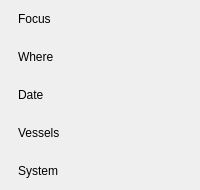
            <widget class="QWidget" name="facts" native="true">
             <property name="showIf" stdset="0">
              <string>isScn</string>
             </property>
             <layout class="QVBoxLayout" name="factsLayout">
              <property name="spacing">
               <number>0</number>
              </property>
              <property name="leftMargin">
               <number>0</number>
              </property>
              <property name="topMargin">
               <number>0</number>
              </property>
              <property name="rightMargin">
               <number>0</number>
              </property>
              <property name="bottomMargin">
               <number>0</number>
              </property>
              <item>
               <widget class="QFrame" name="factFocus">
                <property name="minimumSize">
                 <size>
                  <width>0</width>
                  <height>38</height>
                 </size>
                </property>
                <property name="maximumSize">
                 <size>
                  <width>16777215</width>
                  <height>38</height>
                 </size>
                </property>
                <property name="role" stdset="0">
                 <string>statusRow</string>
                </property>
                <layout class="QHBoxLayout" name="factFocusLayout" stretch="0,0,0,0,1">
                 <property name="spacing">
                  <number>0</number>
                 </property>
                 <property name="leftMargin">
                  <number>0</number>
                 </property>
                 <property name="topMargin">
                  <number>0</number>
                 </property>
                 <property name="rightMargin">
                  <number>0</number>
                 </property>
                 <property name="bottomMargin">
                  <number>0</number>
                 </property>
                 <item>
                  <widget class="QLabel" name="factFocusDot">
                   <property name="minimumSize">
                    <size>
                     <width>6</width>
                     <height>6</height>
                    </size>
                   </property>
                   <property name="maximumSize">
                    <size>
                     <width>6</width>
                     <height>6</height>
                    </size>
                   </property>
                   <property name="role" stdset="0">
                    <string>dot</string>
                   </property>
                   <property name="tone" stdset="0">
                    <string>accent</string>
                   </property>
                  </widget>
                 </item>
                 <item>
                  <spacer name="gap_22">
                   <property name="orientation">
                    <enum>Qt::Orientation::Horizontal</enum>
                   </property>
                   <property name="sizeType">
                    <enum>QSizePolicy::Policy::Fixed</enum>
                   </property>
                   <property name="sizeHint" stdset="0">
                    <size>
                     <width>12</width>
                     <height>1</height>
                    </size>
                   </property>
                  </spacer>
                 </item>
                 <item>
                  <widget class="QLabel" name="factFocusLabel">
                   <property name="text">
                    <string>Focus</string>
                   </property>
                   <property name="minimumSize">
                    <size>
                     <width>102</width>
                     <height>0</height>
                    </size>
                   </property>
                   <property name="role" stdset="0">
                    <string>rowLabel</string>
                   </property>
                  </widget>
                 </item>
                 <item>
                  <spacer name="hSpacer_14">
                   <property name="orientation">
                    <enum>Qt::Orientation::Horizontal</enum>
                   </property>
                   <property name="sizeHint" stdset="0">
                    <size>
                     <width>10</width>
                     <height>20</height>
                    </size>
                   </property>
                  </spacer>
                 </item>
                 <item>
                  <widget class="QLabel" name="factFocusValue">
                   <property name="alignment">
                    <set>Qt::AlignmentFlag::AlignRight|Qt::AlignmentFlag::AlignVCenter</set>
                   </property>
                   <property name="role" stdset="0">
                    <string>rowValue</string>
                   </property>
                   <property name="bind" stdset="0">
                    <string>Format.vessel(info) || '—'</string>
                   </property>
                   <property name="elide" stdset="0">
                    <bool>true</bool>
                   </property>
                  </widget>
                 </item>
                </layout>
               </widget>
              </item>
              <item>
               <widget class="QFrame" name="factWhere">
                <property name="minimumSize">
                 <size>
                  <width>0</width>
                  <height>38</height>
                 </size>
                </property>
                <property name="maximumSize">
                 <size>
                  <width>16777215</width>
                  <height>38</height>
                 </size>
                </property>
                <property name="role" stdset="0">
                 <string>statusRow</string>
                </property>
                <layout class="QHBoxLayout" name="factWhereLayout" stretch="0,0,0,0,1">
                 <property name="spacing">
                  <number>0</number>
                 </property>
                 <property name="leftMargin">
                  <number>0</number>
                 </property>
                 <property name="topMargin">
                  <number>0</number>
                 </property>
                 <property name="rightMargin">
                  <number>0</number>
                 </property>
                 <property name="bottomMargin">
                  <number>0</number>
                 </property>
                 <item>
                  <widget class="QLabel" name="factWhereDot">
                   <property name="minimumSize">
                    <size>
                     <width>6</width>
                     <height>6</height>
                    </size>
                   </property>
                   <property name="maximumSize">
                    <size>
                     <width>6</width>
                     <height>6</height>
                    </size>
                   </property>
                   <property name="role" stdset="0">
                    <string>dot</string>
                   </property>
                   <property name="tone" stdset="0">
                    <string>info</string>
                   </property>
                  </widget>
                 </item>
                 <item>
                  <spacer name="gap_23">
                   <property name="orientation">
                    <enum>Qt::Orientation::Horizontal</enum>
                   </property>
                   <property name="sizeType">
                    <enum>QSizePolicy::Policy::Fixed</enum>
                   </property>
                   <property name="sizeHint" stdset="0">
                    <size>
                     <width>12</width>
                     <height>1</height>
                    </size>
                   </property>
                  </spacer>
                 </item>
                 <item>
                  <widget class="QLabel" name="factWhereLabel">
                   <property name="text">
                    <string>Where</string>
                   </property>
                   <property name="minimumSize">
                    <size>
                     <width>102</width>
                     <height>0</height>
                    </size>
                   </property>
                   <property name="role" stdset="0">
                    <string>rowLabel</string>
                   </property>
                  </widget>
                 </item>
                 <item>
                  <spacer name="hSpacer_15">
                   <property name="orientation">
                    <enum>Qt::Orientation::Horizontal</enum>
                   </property>
                   <property name="sizeHint" stdset="0">
                    <size>
                     <width>10</width>
                     <height>20</height>
                    </size>
                   </property>
                  </spacer>
                 </item>
                 <item>
                  <widget class="QLabel" name="factWhereValue">
                   <property name="alignment">
                    <set>Qt::AlignmentFlag::AlignRight|Qt::AlignmentFlag::AlignVCenter</set>
                   </property>
                   <property name="role" stdset="0">
                    <string>rowValue</string>
                   </property>
                   <property name="bind" stdset="0">
                    <string>Format.place(info) || '—'</string>
                   </property>
                   <property name="elide" stdset="0">
                    <bool>true</bool>
                   </property>
                  </widget>
                 </item>
                </layout>
               </widget>
              </item>
              <item>
               <widget class="QFrame" name="factDate">
                <property name="minimumSize">
                 <size>
                  <width>0</width>
                  <height>38</height>
                 </size>
                </property>
                <property name="maximumSize">
                 <size>
                  <width>16777215</width>
                  <height>38</height>
                 </size>
                </property>
                <property name="role" stdset="0">
                 <string>statusRow</string>
                </property>
                <layout class="QHBoxLayout" name="factDateLayout" stretch="0,0,0,0,1">
                 <property name="spacing">
                  <number>0</number>
                 </property>
                 <property name="leftMargin">
                  <number>0</number>
                 </property>
                 <property name="topMargin">
                  <number>0</number>
                 </property>
                 <property name="rightMargin">
                  <number>0</number>
                 </property>
                 <property name="bottomMargin">
                  <number>0</number>
                 </property>
                 <item>
                  <widget class="QLabel" name="factDateDot">
                   <property name="minimumSize">
                    <size>
                     <width>6</width>
                     <height>6</height>
                    </size>
                   </property>
                   <property name="maximumSize">
                    <size>
                     <width>6</width>
                     <height>6</height>
                    </size>
                   </property>
                   <property name="role" stdset="0">
                    <string>dot</string>
                   </property>
                   <property name="tone" stdset="0">
                    <string>dim</string>
                   </property>
                  </widget>
                 </item>
                 <item>
                  <spacer name="gap_24">
                   <property name="orientation">
                    <enum>Qt::Orientation::Horizontal</enum>
                   </property>
                   <property name="sizeType">
                    <enum>QSizePolicy::Policy::Fixed</enum>
                   </property>
                   <property name="sizeHint" stdset="0">
                    <size>
                     <width>12</width>
                     <height>1</height>
                    </size>
                   </property>
                  </spacer>
                 </item>
                 <item>
                  <widget class="QLabel" name="factDateLabel">
                   <property name="text">
                    <string>Date</string>
                   </property>
                   <property name="minimumSize">
                    <size>
                     <width>102</width>
                     <height>0</height>
                    </size>
                   </property>
                   <property name="role" stdset="0">
                    <string>rowLabel</string>
                   </property>
                  </widget>
                 </item>
                 <item>
                  <spacer name="hSpacer_16">
                   <property name="orientation">
                    <enum>Qt::Orientation::Horizontal</enum>
                   </property>
                   <property name="sizeHint" stdset="0">
                    <size>
                     <width>10</width>
                     <height>20</height>
                    </size>
                   </property>
                  </spacer>
                 </item>
                 <item>
                  <widget class="QLabel" name="factDateValue">
                   <property name="alignment">
                    <set>Qt::AlignmentFlag::AlignRight|Qt::AlignmentFlag::AlignVCenter</set>
                   </property>
                   <property name="role" stdset="0">
                    <string>rowValue</string>
                   </property>
                   <property name="bind" stdset="0">
                    <string>Format.date(info)</string>
                   </property>
                   <property name="elide" stdset="0">
                    <bool>true</bool>
                   </property>
                  </widget>
                 </item>
                </layout>
               </widget>
              </item>
              <item>
               <widget class="QFrame" name="factVessels">
                <property name="minimumSize">
                 <size>
                  <width>0</width>
                  <height>38</height>
                 </size>
                </property>
                <property name="maximumSize">
                 <size>
                  <width>16777215</width>
                  <height>38</height>
                 </size>
                </property>
                <property name="role" stdset="0">
                 <string>statusRow</string>
                </property>
                <layout class="QHBoxLayout" name="factVesselsLayout" stretch="0,0,0,0,1">
                 <property name="spacing">
                  <number>0</number>
                 </property>
                 <property name="leftMargin">
                  <number>0</number>
                 </property>
                 <property name="topMargin">
                  <number>0</number>
                 </property>
                 <property name="rightMargin">
                  <number>0</number>
                 </property>
                 <property name="bottomMargin">
                  <number>0</number>
                 </property>
                 <item>
                  <widget class="QLabel" name="factVesselsDot">
                   <property name="minimumSize">
                    <size>
                     <width>6</width>
                     <height>6</height>
                    </size>
                   </property>
                   <property name="maximumSize">
                    <size>
                     <width>6</width>
                     <height>6</height>
                    </size>
                   </property>
                   <property name="role" stdset="0">
                    <string>dot</string>
                   </property>
                   <property name="tone" stdset="0">
                    <string>dim</string>
                   </property>
                  </widget>
                 </item>
                 <item>
                  <spacer name="gap_25">
                   <property name="orientation">
                    <enum>Qt::Orientation::Horizontal</enum>
                   </property>
                   <property name="sizeType">
                    <enum>QSizePolicy::Policy::Fixed</enum>
                   </property>
                   <property name="sizeHint" stdset="0">
                    <size>
                     <width>12</width>
                     <height>1</height>
                    </size>
                   </property>
                  </spacer>
                 </item>
                 <item>
                  <widget class="QLabel" name="factVesselsLabel">
                   <property name="text">
                    <string>Vessels</string>
                   </property>
                   <property name="minimumSize">
                    <size>
                     <width>102</width>
                     <height>0</height>
                    </size>
                   </property>
                   <property name="role" stdset="0">
                    <string>rowLabel</string>
                   </property>
                  </widget>
                 </item>
                 <item>
                  <spacer name="hSpacer_17">
                   <property name="orientation">
                    <enum>Qt::Orientation::Horizontal</enum>
                   </property>
                   <property name="sizeHint" stdset="0">
                    <size>
                     <width>10</width>
                     <height>20</height>
                    </size>
                   </property>
                  </spacer>
                 </item>
                 <item>
                  <widget class="QLabel" name="factVesselsValue">
                   <property name="alignment">
                    <set>Qt::AlignmentFlag::AlignRight|Qt::AlignmentFlag::AlignVCenter</set>
                   </property>
                   <property name="role" stdset="0">
                    <string>rowValue</string>
                   </property>
                   <property name="bind" stdset="0">
                    <string>'' + (info.vesselCount || 0)</string>
                   </property>
                   <property name="elide" stdset="0">
                    <bool>true</bool>
                   </property>
                  </widget>
                 </item>
                </layout>
               </widget>
              </item>
              <item>
               <widget class="QFrame" name="factSystem">
                <property name="minimumSize">
                 <size>
                  <width>0</width>
                  <height>38</height>
                 </size>
                </property>
                <property name="maximumSize">
                 <size>
                  <width>16777215</width>
                  <height>38</height>
                 </size>
                </property>
                <property name="role" stdset="0">
                 <string>statusRow</string>
                </property>
                <layout class="QHBoxLayout" name="factSystemLayout" stretch="0,0,0,0,1">
                 <property name="spacing">
                  <number>0</number>
                 </property>
                 <property name="leftMargin">
                  <number>0</number>
                 </property>
                 <property name="topMargin">
                  <number>0</number>
                 </property>
                 <property name="rightMargin">
                  <number>0</number>
                 </property>
                 <property name="bottomMargin">
                  <number>0</number>
                 </property>
                 <item>
                  <widget class="QLabel" name="factSystemDot">
                   <property name="minimumSize">
                    <size>
                     <width>6</width>
                     <height>6</height>
                    </size>
                   </property>
                   <property name="maximumSize">
                    <size>
                     <width>6</width>
                     <height>6</height>
                    </size>
                   </property>
                   <property name="role" stdset="0">
                    <string>dot</string>
                   </property>
                   <property name="tone" stdset="0">
                    <string>dim</string>
                   </property>
                  </widget>
                 </item>
                 <item>
                  <spacer name="gap_26">
                   <property name="orientation">
                    <enum>Qt::Orientation::Horizontal</enum>
                   </property>
                   <property name="sizeType">
                    <enum>QSizePolicy::Policy::Fixed</enum>
                   </property>
                   <property name="sizeHint" stdset="0">
                    <size>
                     <width>12</width>
                     <height>1</height>
                    </size>
                   </property>
                  </spacer>
                 </item>
                 <item>
                  <widget class="QLabel" name="factSystemLabel">
                   <property name="text">
                    <string>System</string>
                   </property>
                   <property name="minimumSize">
                    <size>
                     <width>102</width>
                     <height>0</height>
                    </size>
                   </property>
                   <property name="role" stdset="0">
                    <string>rowLabel</string>
                   </property>
                  </widget>
                 </item>
                 <item>
                  <spacer name="hSpacer_18">
                   <property name="orientation">
                    <enum>Qt::Orientation::Horizontal</enum>
                   </property>
                   <property name="sizeHint" stdset="0">
                    <size>
                     <width>10</width>
                     <height>20</height>
                    </size>
                   </property>
                  </spacer>
                 </item>
                 <item>
                  <widget class="QLabel" name="factSystemValue">
                   <property name="alignment">
                    <set>Qt::AlignmentFlag::AlignRight|Qt::AlignmentFlag::AlignVCenter</set>
                   </property>
                   <property name="role" stdset="0">
                    <string>rowValue</string>
                   </property>
                   <property name="bind" stdset="0">
                    <string>info.system || '—'</string>
                   </property>
                   <property name="elide" stdset="0">
                    <bool>true</bool>
                   </property>
                  </widget>
                 </item>
                </layout>
               </widget>
              </item>
             </layout>
            </widget>
